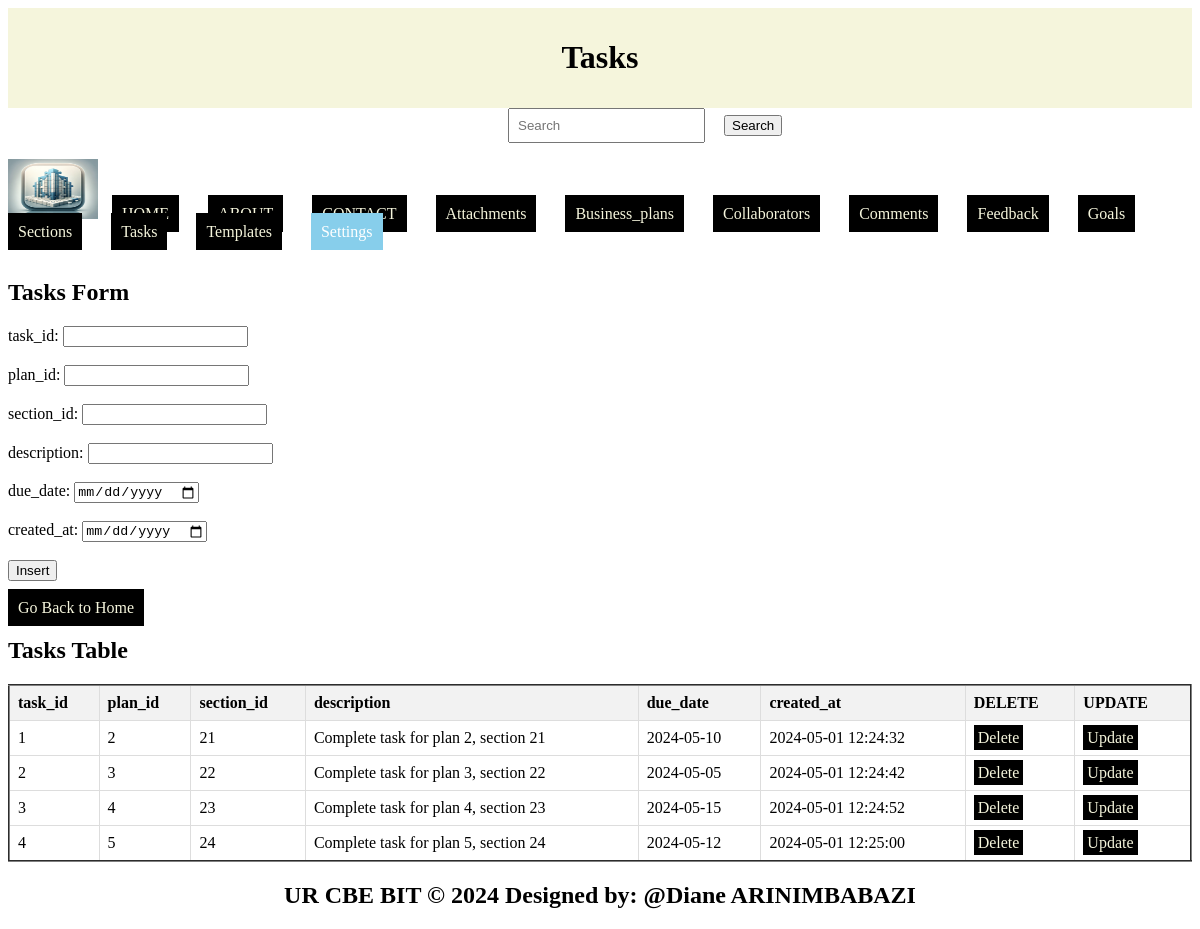
The page /tasks.php on the database its author committed.
### tables this page shows
CREATE TABLE `tasks` (
  `task_id` int(11) NOT NULL,
  `plan_id` int(11) NOT NULL,
  `section_id` int(11) DEFAULT NULL,
  `description` text NOT NULL,
  `due_date` date NOT NULL,
  `created_at` timestamp NOT NULL DEFAULT current_timestamp()
);

### tasks.php (the view, shortened to what this page needs)
<!DOCTYPE html>
<html lang="en">
<head>
  <link rel="stylesheet" type="text/css" href="style.css" title="style 1" media="screen, tv, projection, handheld, print"/>
</head>
<body style="background-image: url('./Images/task.jpg');background-repeat: no-repeat;background-size:cover;">
  <header>
    <h1>Tasks</h1>
  </header>
  <form class="d-flex" role="search" action="search.php">
    <input class="form-control me-2" type="search" placeholder="Search" aria-label="Search" name="query">
    <button class="btn btn-outline-success" type="submit">Search</button>
  </form>
  <ul style="list-style-type: none; padding: 0;">
    <li style="display: inline; margin-right: 10px;">
      <img src="./Images/logo.png" width="90" height="60" alt="Logo">
    </li>
    <li style="display: inline; margin-right: 10px;"><a href="./home.html">HOME</a>
    </li>
    <li style="display: inline; margin-right: 10px;"><a href="./about.html">ABOUT</a>
    </li>
    <li style="display: inline; margin-right: 10px;"><a href="./contact.html">CONTACT</a>
    </li>
    <li style="display: inline; margin-right: 10px;"><a href="./attachments.php">Attachments</a>
    </li>
    <li style="display: inline; margin-right: 10px;"><a href="./business_plans.php">Business_plans</a>
    </li>
    <li style="display: inline; margin-right: 10px;"><a href="./collaborators.php">Collaborators</a>
    </li>
    <li style="display: inline; margin-right: 10px;"><a href="./comments.php">Comments</a>
    </li>
    <li style="display: inline; margin-right: 10px;"><a href="./feedback.php">Feedback</a>
    </li>
    <li style="display: inline; margin-right: 10px;"><a href="./goals.php">Goals</a>
    </li>
    <li style="display: inline; margin-right: 10px;"><a href="./sections.php">Sections</a>
    </li>
    <li style="display: inline; margin-right: 10px;"><a href="./tasks.php">Tasks</a>
    </li>
    <li style="display: inline; margin-right: 10px;"><a href="./templates.php">Templates</a>
    </li>
  <li class="dropdown" style="display: inline; margin-right: 10px;">
      <a href="#" style="padding: 10px; color: white; background-color: skyblue; text-decoration: none; margin-right: 15px;">Settings</a>
    </li><br><br>
  </ul>
  <section>
    <h1>Tasks Form</h1>
    <form method="post" onsubmit="return confirm('Are you sure you want to insert this record?');">
      <label for="task_id">task_id:</label>
      <input type="number" id="task_id" name="task_id"><br><br>
      <label for="plan_id">plan_id:</label>
      <input type="number" id="plan_id" name="plan_id" required><br><br>
      <label for="section_id">section_id:</label>
      <input type="number" id="section_id" name="section_id" required><br><br>
      <label for="description">description:</label>
      <input type="text" id="description" name="description"><br><br>
      <label for="due_date">due_date:</label>
      <input type="date" id="due_date" name="due_date"><br><br>
      <label for="created_at">created_at:</label>
      <input type="date" id="created_at" name="created_at"><br><br>
      <input type="submit" name="add" value="Insert"><br><br>
      <a href="./home.html">Go Back to Home</a>
    </form>
    <h2>Tasks Table</h2>
    <table border="2">
      <tr>
        <th>task_id</th>
        <th>plan_id</th>
        <th>section_id</th>
        <th>description</th>
        <th>due_date</th>
        <th>created_at</th>
        <th>DELETE</th>
        <th>UPDATE</th>
      </tr>
      <?php
        include('database_connection.php');
        $sql = "SELECT * FROM tasks";
        $result = $connection->query($sql);
        if ($result->num_rows > 0) {
            while ($row = $result->fetch_assoc()) {
                $task_id = $row['task_id'];
                echo "<tr>
                  <td>" . $row['task_id'] . "</td>
                  <td>" . $row['plan_id'] . "</td>
                  <td>" . $row['section_id'] . "</td>
                  <td>" . $row['description'] . "</td>
                  <td>" . $row['due_date'] . "</td>
                  <td>" . $row['created_at'] . "</td>
                  <td><a style='padding:4px' href='Delete_tasks.php?task_id=$task_id'>Delete</a></td>
                  <td><a style='padding:4px' href='update_tasks.php?task_id=$task_id'>Update</a></td>
                </tr>";
            }
        } else {
            echo "<tr><td colspan='7'>No data found</td></tr>";
        }
      ?>
    </table>
  </section>
  <footer>
    <center>
      <b><h2>UR CBE BIT &copy 2024 Designed by: @Diane ARINIMBABAZI</h2></b>
    </center>
  </footer>
</body>
</html>

### tasks.php (style rules this page uses)
a { padding: 10px; color: white; background-color:black; text-decoration: none; margin-right: 15px; }
a:link { color: beige; }
button.btn { margin-left: 15px; margin-top: 4px; }
input.form-control { margin-left: 500px; padding: 8px; }
table { width: 100%; border-collapse: collapse; }
th, td { border: 1px solid #ddd; padding: 8px; text-align: left; }
th { background-color: #f2f2f2; }
header { background-color: beige; padding: 10px; text-align: center; }
.dropdown { position: relative; display: inline; margin-right: 10px; }

### rows shown on the page
tasks: task_id "1", plan "2", section "21", description "Complete task for plan 2, section 21", due_date "2024-05-10", created_at "2024-05-01 12:24:32"
tasks: task_id "2", plan "3", section "22", description "Complete task for plan 3, section 22", due_date "2024-05-05", created_at "2024-05-01 12:24:42"
tasks: task_id "3", plan "4", section "23", description "Complete task for plan 4, section 23", due_date "2024-05-15", created_at "2024-05-01 12:24:52"
tasks: task_id "4", plan "5", section "24", description "Complete task for plan 5, section 24", due_date "2024-05-12", created_at "2024-05-01 12:25:00"
